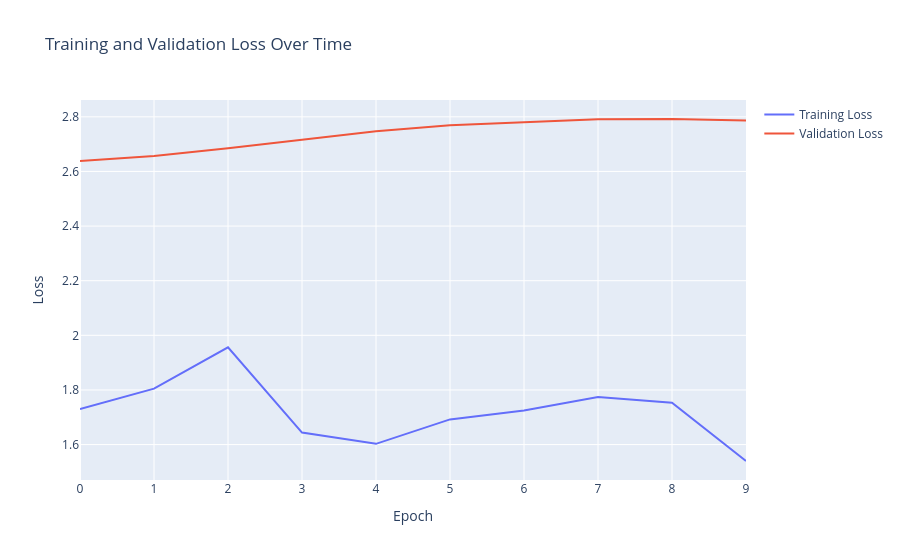

Write notebook code for a chart like this one.
### Code cell
# Fine-tuning
finetune_model = ResNetTransfer(copy.deepcopy(resnet50)).to(device)
finetune_model.load_state_dict(torch.load('resnet_transfer_model.pth', map_location=device))

for param in finetune_model.resnet.parameters():
    param.requires_grad = True

# Use different learning rate on different params to train resnet layers more slowly
finetune_optimizer = torch.optim.Adam([
    {'params': finetune_model.resnet.parameters(), 'lr': 1e-6},
    {'params': finetune_model.classifier.parameters(), 'lr': epsilon},
])

train_model(finetune_model, train_loader, val_loader, criterion, finetune_optimizer, device, num_epochs=10, checkpoint_path='resnet_finetuned.pth')

### Figure 1 — Plotly figure (JSON) as saved in the notebook; plotly's stock layout.template omitted (floating-point values rounded to 4 significant figures)
{"data": [{"mode": "lines", "name": "Training Loss", "type": "scatter", "x": [0, 1, 2, 3, 4, 5, 6, 7, 8, 9], "y": [1.73, 1.805, 1.956, 1.644, 1.603, 1.692, 1.725, 1.774, 1.753, 1.54]}, {"mode": "lines", "name": "Validation Loss", "type": "scatter", "x": [0, 1, 2, 3, 4, 5, 6, 7, 8, 9], "y": [2.639, 2.657, 2.685, 2.717, 2.747, 2.769, 2.781, 2.791, 2.792, 2.786]}], "layout": {"title": {"text": "Training and Validation Loss Over Time"}, "xaxis": {"title": {"text": "Epoch"}}, "yaxis": {"title": {"text": "Loss"}}}}
